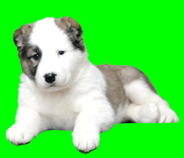
%> input picture Input/Original.png, 184 x 158 px, shrunk from 350 x 300 before the run
$ octave Greenscreen.m   (GNU Octave 9; MATLAB toolbox functions it lacks are replaced by stand-ins)
%> lines starting %> are read from the running program, lines starting %| are printed output that depends on the picture
clc;
clear;
currentPath = cd;
cd Input;
%Image to edit
origin = imread("Original.png");
%> origin is the input picture: size 158x184x3 uint8; mean R, G, B 89.9, 230.2, 86.5
cd (currentPath);
cd Stock;
%Image to be inserted
stockPicture = imread("GenericStockImage.jpg");
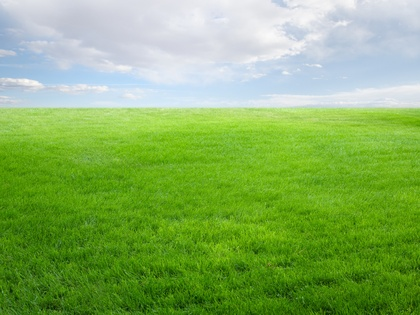
%> input picture Stock/GenericStockImage.jpg, 420 x 315 px, shrunk from 800 x 600 before the run
%> stockPicture is the input picture: size 315x420x3 uint8; mean R, G, B 133.3, 175.5, 96.3
cd (currentPath);


urMatrix = size(origin);
%> urMatrix = [158 184 3]
urH = urMatrix(1);
%> urH = 158
urW = urMatrix(2);
%> urW = 184


%Determination of the highest point
topy = urH;
%> topy = 158

%Determination of the leftmost point
leftx = urW;
%> leftx = 184

%Determination of the rightmost point
rightx = 0;

%Determination of the lowest point
boty = 0;

%Idea is that you first set on the opposite edge and move
%in each step "by cutting off" closer and closer to the actual point

%The following algorithm is used to determine the position of the green area,
%to select this section in the "sample image"


%Algorithm:
%Go through the columns row by row and check if (0,255,0) ( green value of the
%green screen pixels)
%On hit: check each position and update positions if needed

%MATRIXBUILDUP
%name(HEIGHT,WIDTH,DIMENSION)


%The inner loop iterates permanently over the width until height +1 is reached
%This loop is used to determine left / right, because if there is the same value in two
%lines is the same value, the variable is not overwritten each time.
for h = 1:urH
    for w = 1:urW
        %Test whether the pixel to be examined is 0,255,0 Green
        if( origin(h,w,1) == 0 && origin(h,w,2) == 255 && origin(h,w,3) == 0)

            %Update all limits if necessary

            %Left
            if(w < leftx)
                leftx = w;
            else
                %Do nothing so that for w = lefty is not permanently
                %updated
            end

            %Right
            if(w > rightx)
                rightx = w;
            else
                %Do nothing so that for w = righty is not permanently
                %updated
            end

        end
    end
end
%> after the loop, leftx = 1; rightx = 184

%This is the exact same loop as above just for height
for w = 1:urW
    for h = 1:urH

        if( origin(h,w,1) == 0 && origin(h,w,2) == 255 && origin(h,w,3) == 0)

            if(h < topy)
               topy = h;
            end


            if(h > boty)
               boty = h;
            end
        end
    end
end
%> after the loop, boty = 158; topy = 1

%Determination of the green screen image crop rectangle
topleft = [topy leftx];
%> topleft = [1 1]
topright = [topy rightx];
%> topright = [1 184]
botleft= [boty leftx];
%> botleft = [158 1]
botright = [boty rightx];
%> botright = [158 184]

gWidth = rightx - leftx;
%> gWidth = 183
gHeigth = boty - topy;
%> gHeigth = 157


%Create stock photo variables

stockMatrix = size(stockPicture);
%> stockMatrix = [315 420 3]

stockHeight = stockMatrix(1);
%> stockHeight = 315
stockWidth = stockMatrix(2);
%> stockWidth = 420

%Check if the green screen cutout is too large for the stock image.
if(gHeigth > stockHeight)
    error('Height of the crop larger than the stock image height, select larger image.')
elseif(gWidth > stockWidth )
    error('Height of the crop larger than the stock image height, select larger image.')
end


%Split the stockpicture into the individual matrices
lR = stockPicture(:,:,1);
lG = stockPicture(:,:,2);
lB = stockPicture(:,:,3);
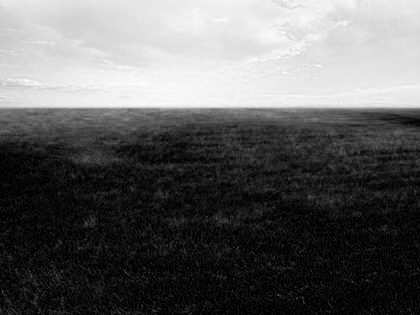
%> lB: size 315x420 uint8; min 0, max 255, mean 96.3

internalX = 1;
internalY = 1;

%Cutout an image which matches the size of the greenscreenbox created
%earlier

cutoutMatrixR = zeros(gHeigth,gWidth);
%> cutoutMatrixR: size 157x183 double; every value is 0
cutoutMatrixG = zeros(gHeigth,gWidth);
cutoutMatrixB = zeros(gHeigth,gWidth);

%Set an offset from the image origin top left (1,1)
%Maximum offset height = stockHeight - gHeigth
%Maximum offset Width = stockWidth - gWidth

%%%%%%%%%%%%%%%%%%%%%%%%%%%%%%%%%%%%%%%%%%%%%%%%%%%%%%%%
offsetHeight = 60;
offsetWidth = 100;
%%%%%%%%%%%%%%%%%%%%%%%%%%%%%%%%%%%%%%%%%%%%%%%%%%%%%%%%

if(gHeigth+offsetHeight>stockHeight)
    error('Selected stock image crop exceeds the maximum height of the image. Choose a smaller height offset!')
elseif(gWidth+offsetWidth>stockWidth)
    error('Selected stock image crop exceeds the maximum width of the image. Choose a smaller width offset!')
end

for wi = 1:gWidth+1
    for he = 1:gHeigth+1
        cutoutMatrixR(internalY, internalX) = lR(he+offsetHeight,wi+offsetWidth);
        cutoutMatrixG(internalY, internalX) = lG(he+offsetHeight,wi+offsetWidth);
        cutoutMatrixB(internalY, internalX) = lB(he+offsetHeight,wi+offsetWidth);
            if(internalY <= gHeigth)
                internalY = internalY+1;
            else
                internalY = 1;
            end
    end
    if(internalX <=gWidth)
                internalX = internalX+1;
    else
        internalX = 1;
    end
end
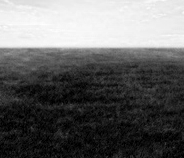
%> cutoutMatrixB: size 158x184 double; min 0, max 255, mean 100.9
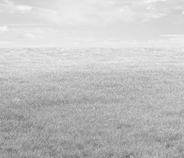
%> cutoutMatrixG: size 158x184 double; min 110, max 245, mean 194.8
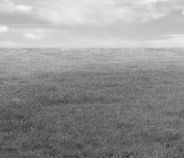
%> cutoutMatrixR: size 158x184 double; min 46, max 244, mean 147.8
%> after the loop, internalX = 1; internalY = 1

ergebnis = cat(3, cutoutMatrixR, cutoutMatrixG, cutoutMatrixB);
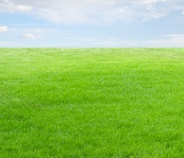
%> ergebnis: size 158x184x3 double; mean R, G, B 147.8, 194.8, 100.9
internalX = 1;
internalY = 1;

%iterate over the greenscreenbox and insert pixels out of cropped image
for lastW = topleft(2):topleft(2)+gWidth
    for lastH = topleft(1):topleft(1)+gHeigth
               decider = 0;
               if(origin(lastH,lastW,1) == 0 && origin(lastH,lastW,2) == 255 && origin(lastH,lastW,3) == 0)
                origin(lastH,lastW,1) = ergebnis(internalY,internalX,1);
                origin(lastH,lastW,2) = ergebnis(internalY,internalX,2);
                origin(lastH,lastW,3) = ergebnis(internalY,internalX,3);

               if(internalY <=gHeigth)
                    internalY = internalY+1;
                    decider = 1;
               else
                    internalY = 1;
                    decider = 1;
               end
               end
               if(decider == 0)
                   if(internalY <=gHeigth)
                    internalY = internalY+1;
                    else
                    internalY = 1;
                   end
               end

    end

    if(internalX <gWidth)
                internalX = internalX+1;
    else

    end
end
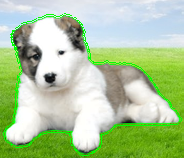
%> origin: size 158x184x3 uint8; mean R, G, B 173.8, 201.6, 154.5
%> after the loop, internalX = 183

imshow(origin);
cd Result;
imwrite(origin,"Result.png");
cd (currentPath);
